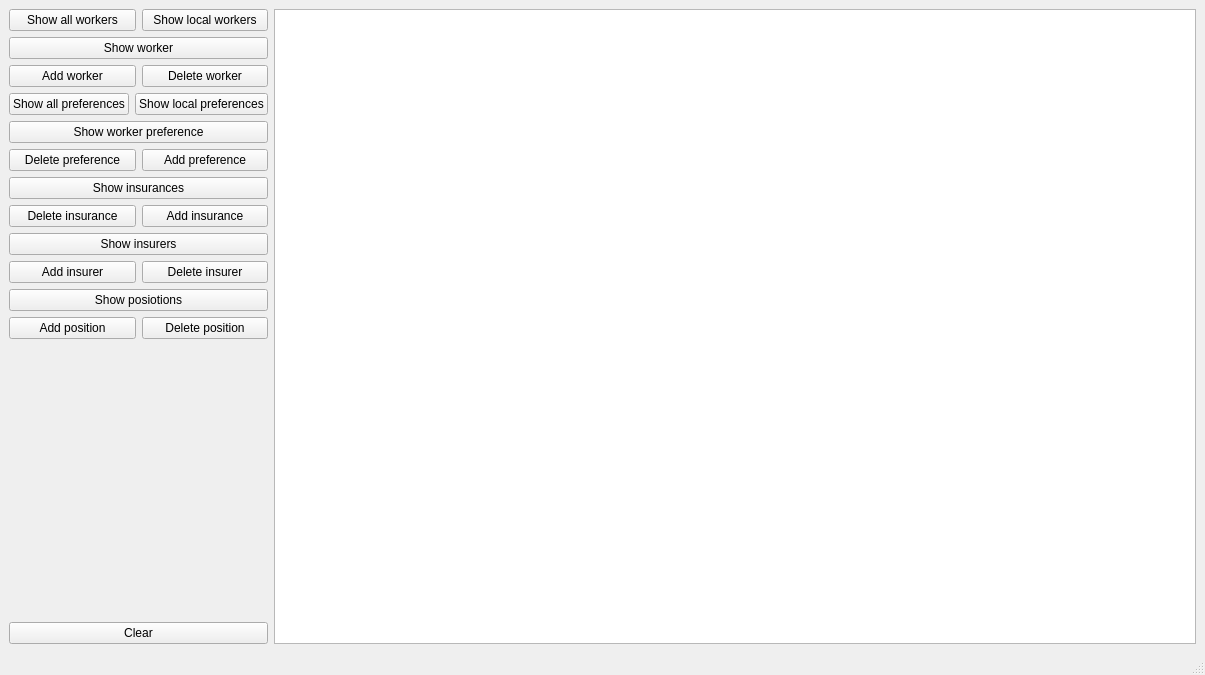
<?xml version="1.0" encoding="UTF-8"?>
<ui version="4.0">
 <class>MainWindow</class>
 <widget class="QMainWindow" name="MainWindow">
  <property name="geometry">
   <rect>
    <x>0</x>
    <y>0</y>
    <width>1205</width>
    <height>675</height>
   </rect>
  </property>
  <property name="windowTitle">
   <string>App</string>
  </property>
  <widget class="QWidget" name="centralwidget">
   <layout class="QGridLayout" name="gridLayout">
    <item row="0" column="0">
     <layout class="QVBoxLayout" name="verticalLayout_5">
      <item>
       <layout class="QVBoxLayout" name="verticalLayout">
        <item>
         <layout class="QHBoxLayout" name="horizontalLayout">
          <item>
           <widget class="QPushButton" name="show_all_workers_btn">
            <property name="text">
             <string>Show all workers</string>
            </property>
           </widget>
          </item>
          <item>
           <widget class="QPushButton" name="show_local_workers_btn">
            <property name="text">
             <string>Show local workers</string>
            </property>
           </widget>
          </item>
         </layout>
        </item>
        <item>
         <widget class="QPushButton" name="show_worker_btn">
          <property name="text">
           <string>Show worker</string>
          </property>
         </widget>
        </item>
        <item>
         <layout class="QHBoxLayout" name="horizontalLayout_2">
          <item>
           <widget class="QPushButton" name="add_worker_btn">
            <property name="text">
             <string>Add worker</string>
            </property>
           </widget>
          </item>
          <item>
           <widget class="QPushButton" name="delete_worker_btn">
            <property name="text">
             <string>Delete worker</string>
            </property>
           </widget>
          </item>
         </layout>
        </item>
       </layout>
      </item>
      <item>
       <layout class="QVBoxLayout" name="verticalLayout_2">
        <item>
         <layout class="QHBoxLayout" name="horizontalLayout_3">
          <item>
           <widget class="QPushButton" name="show_all_preferences_btn">
            <property name="text">
             <string>Show all preferences</string>
            </property>
           </widget>
          </item>
          <item>
           <widget class="QPushButton" name="show_local_preferences_btn">
            <property name="text">
             <string>Show local preferences</string>
            </property>
           </widget>
          </item>
         </layout>
        </item>
        <item>
         <widget class="QPushButton" name="show_worker_preference_btn">
          <property name="text">
           <string>Show worker preference</string>
          </property>
         </widget>
        </item>
        <item>
         <layout class="QHBoxLayout" name="horizontalLayout_4">
          <item>
           <widget class="QPushButton" name="delete_preference_btn">
            <property name="text">
             <string>Delete preference</string>
            </property>
           </widget>
          </item>
          <item>
           <widget class="QPushButton" name="add_preference_btn">
            <property name="text">
             <string>Add preference</string>
            </property>
           </widget>
          </item>
         </layout>
        </item>
       </layout>
      </item>
      <item>
       <layout class="QVBoxLayout" name="verticalLayout_3">
        <item>
         <widget class="QPushButton" name="show_insurances_btn">
          <property name="text">
           <string>Show insurances</string>
          </property>
         </widget>
        </item>
        <item>
         <layout class="QHBoxLayout" name="horizontalLayout_5">
          <item>
           <widget class="QPushButton" name="delete_insurance_btn">
            <property name="text">
             <string>Delete insurance</string>
            </property>
           </widget>
          </item>
          <item>
           <widget class="QPushButton" name="add_insurance_btn">
            <property name="text">
             <string>Add insurance</string>
            </property>
           </widget>
          </item>
         </layout>
        </item>
       </layout>
      </item>
      <item>
       <layout class="QVBoxLayout" name="verticalLayout_6">
        <item>
         <widget class="QPushButton" name="show_insurers_btn">
          <property name="text">
           <string>Show insurers</string>
          </property>
         </widget>
        </item>
        <item>
         <layout class="QHBoxLayout" name="horizontalLayout_7">
          <item>
           <widget class="QPushButton" name="add_insurer_btn">
            <property name="text">
             <string>Add insurer</string>
            </property>
           </widget>
          </item>
          <item>
           <widget class="QPushButton" name="delete_insurer_btn">
            <property name="text">
             <string>Delete insurer</string>
            </property>
           </widget>
          </item>
         </layout>
        </item>
       </layout>
      </item>
      <item>
       <layout class="QVBoxLayout" name="verticalLayout_4">
        <item>
         <widget class="QPushButton" name="show_positions_btn">
          <property name="text">
           <string>Show posiotions</string>
          </property>
         </widget>
        </item>
        <item>
         <layout class="QHBoxLayout" name="horizontalLayout_6">
          <item>
           <widget class="QPushButton" name="add_position_btn">
            <property name="text">
             <string>Add position</string>
            </property>
           </widget>
          </item>
          <item>
           <widget class="QPushButton" name="delete_position_btn">
            <property name="text">
             <string>Delete position</string>
            </property>
           </widget>
          </item>
         </layout>
        </item>
        <item>
         <spacer name="verticalSpacer">
          <property name="orientation">
           <enum>Qt::Vertical</enum>
          </property>
          <property name="sizeHint" stdset="0">
           <size>
            <width>20</width>
            <height>40</height>
           </size>
          </property>
         </spacer>
        </item>
       </layout>
      </item>
      <item>
       <widget class="QPushButton" name="clear_btn">
        <property name="text">
         <string>Clear</string>
        </property>
       </widget>
      </item>
     </layout>
    </item>
    <item row="0" column="1">
     <widget class="QTextEdit" name="textEdit"/>
    </item>
   </layout>
  </widget>
  <widget class="QMenuBar" name="menubar">
   <property name="geometry">
    <rect>
     <x>0</x>
     <y>0</y>
     <width>1205</width>
     <height>26</height>
    </rect>
   </property>
  </widget>
  <widget class="QStatusBar" name="statusbar"/>
 </widget>
 <resources/>
 <connections/>
</ui>
